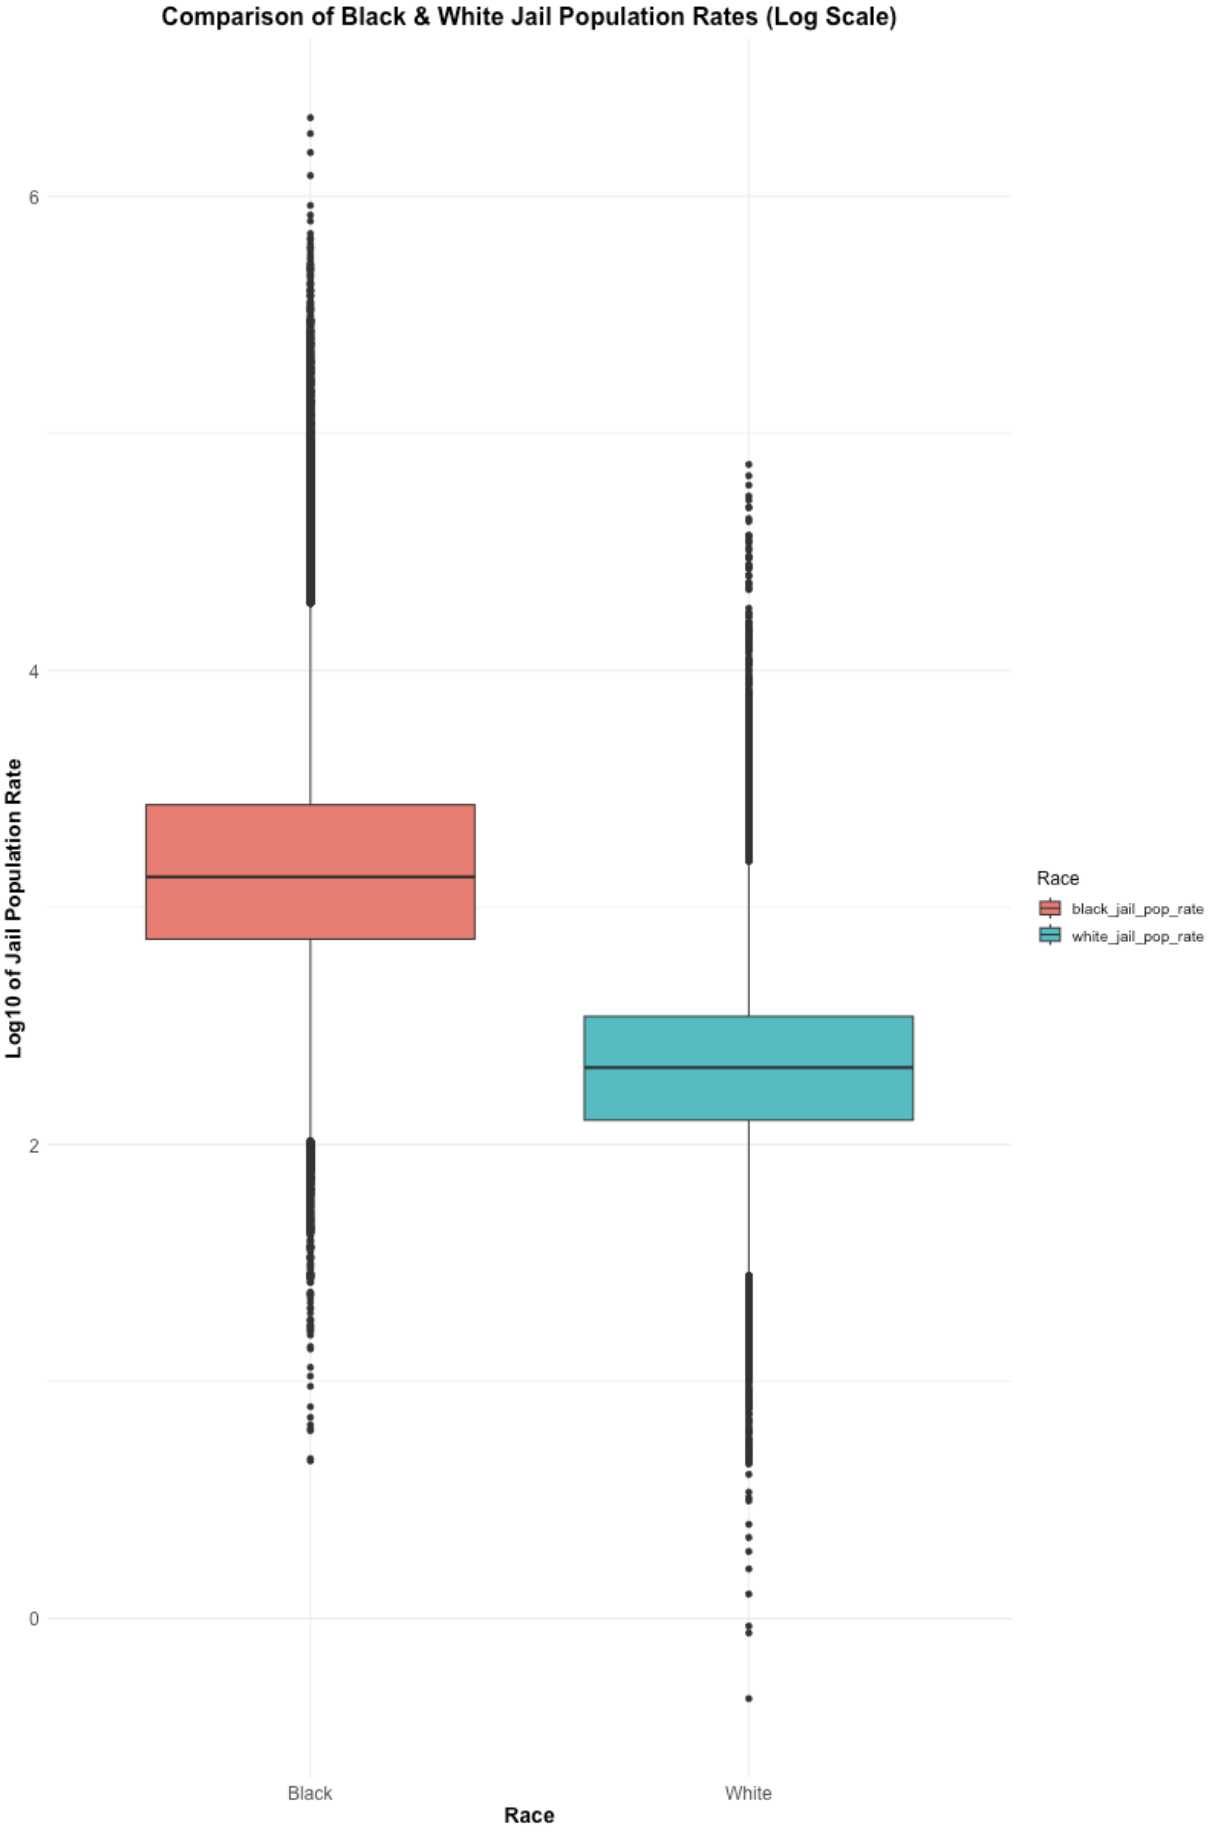

Generate this figure with R:
library("ggplot2")
library("dplyr")
library("tidyr")

url <- "https://github.com/melaniewalsh/Neat-Datasets/blob/main/us-prison-jail-rates.csv?raw=true"
prison_data <- read.csv(url)

box_plot_data <- prison_data %>%
  select(state, black_jail_pop_rate, white_jail_pop_rate) %>%
  pivot_longer(cols = c(black_jail_pop_rate, white_jail_pop_rate), 
               names_to = "race", 
               values_to = "jail_pop_rate") %>%
  mutate(jail_pop_rate_log = log10(jail_pop_rate))

plot <- ggplot(box_plot_data,
               aes(x = race, y = jail_pop_rate_log, fill = race)) +
  geom_boxplot() +
  labs(title = "Comparison of Black & White Jail Population Rates (Log Scale)",
       x = "Race",
       y = "Log10 of Jail Population Rate",
       fill = "Race") +
  scale_x_discrete(labels = c("Black", "White")) +
  theme_minimal() +
  theme(plot.title = element_text(hjust = 0.5, size = 16, face = "bold"),
        axis.title.x = element_text(size = 14, face = "bold"),
        axis.title.y = element_text(size = 14, face = "bold"),
        axis.text.x = element_text(size = 12),
        axis.text.y = element_text(size = 12),
        legend.title = element_text(size = 12),
        legend.text = element_text(size = 10))

print(plot)
